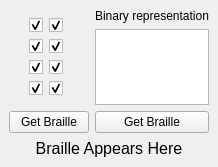
<?xml version="1.0" encoding="UTF-8"?>
<ui version="4.0">
 <class>MainWindow</class>
 <widget class="QMainWindow" name="MainWindow">
  <property name="geometry">
   <rect>
    <x>0</x>
    <y>0</y>
    <width>203</width>
    <height>162</height>
   </rect>
  </property>
  <property name="windowTitle">
   <string>MainWindow</string>
  </property>
  <widget class="QWidget" name="centralwidget">
   <layout class="QGridLayout" name="gridLayout_2">
    <item row="2" column="1">
     <widget class="QPushButton" name="binaryButton">
      <property name="text">
       <string>Get Braille</string>
      </property>
     </widget>
    </item>
    <item row="3" column="0" colspan="2">
     <widget class="QLabel" name="brailleOutput">
      <property name="sizePolicy">
       <sizepolicy hsizetype="Preferred" vsizetype="Preferred">
        <horstretch>0</horstretch>
        <verstretch>0</verstretch>
       </sizepolicy>
      </property>
      <property name="font">
       <font>
        <pointsize>12</pointsize>
       </font>
      </property>
      <property name="cursor">
       <cursorShape>IBeamCursor</cursorShape>
      </property>
      <property name="text">
       <string>Braille Appears Here</string>
      </property>
      <property name="alignment">
       <set>Qt::AlignCenter</set>
      </property>
      <property name="textInteractionFlags">
       <set>Qt::LinksAccessibleByMouse|Qt::TextSelectableByKeyboard|Qt::TextSelectableByMouse</set>
      </property>
     </widget>
    </item>
    <item row="2" column="0">
     <widget class="QPushButton" name="boxButton">
      <property name="text">
       <string>Get Braille</string>
      </property>
     </widget>
    </item>
    <item row="0" column="0" rowspan="2">
     <widget class="QWidget" name="widget" native="true">
      <property name="sizePolicy">
       <sizepolicy hsizetype="Fixed" vsizetype="Fixed">
        <horstretch>0</horstretch>
        <verstretch>0</verstretch>
       </sizepolicy>
      </property>
      <layout class="QGridLayout" name="gridLayout">
       <property name="leftMargin">
        <number>20</number>
       </property>
       <item row="0" column="1">
        <widget class="QCheckBox" name="checkBox_2">
         <property name="sizePolicy">
          <sizepolicy hsizetype="Fixed" vsizetype="Fixed">
           <horstretch>0</horstretch>
           <verstretch>0</verstretch>
          </sizepolicy>
         </property>
         <property name="text">
          <string/>
         </property>
         <property name="checked">
          <bool>true</bool>
         </property>
         <property name="tristate">
          <bool>false</bool>
         </property>
        </widget>
       </item>
       <item row="1" column="1">
        <widget class="QCheckBox" name="checkBox_4">
         <property name="sizePolicy">
          <sizepolicy hsizetype="Fixed" vsizetype="Fixed">
           <horstretch>0</horstretch>
           <verstretch>0</verstretch>
          </sizepolicy>
         </property>
         <property name="text">
          <string/>
         </property>
         <property name="checked">
          <bool>true</bool>
         </property>
         <property name="tristate">
          <bool>false</bool>
         </property>
        </widget>
       </item>
       <item row="2" column="0">
        <widget class="QCheckBox" name="checkBox_5">
         <property name="sizePolicy">
          <sizepolicy hsizetype="Fixed" vsizetype="Fixed">
           <horstretch>0</horstretch>
           <verstretch>0</verstretch>
          </sizepolicy>
         </property>
         <property name="text">
          <string/>
         </property>
         <property name="checked">
          <bool>true</bool>
         </property>
         <property name="tristate">
          <bool>false</bool>
         </property>
        </widget>
       </item>
       <item row="3" column="0">
        <widget class="QCheckBox" name="checkBox_7">
         <property name="sizePolicy">
          <sizepolicy hsizetype="Fixed" vsizetype="Fixed">
           <horstretch>0</horstretch>
           <verstretch>0</verstretch>
          </sizepolicy>
         </property>
         <property name="text">
          <string/>
         </property>
         <property name="checked">
          <bool>true</bool>
         </property>
         <property name="tristate">
          <bool>false</bool>
         </property>
        </widget>
       </item>
       <item row="0" column="0">
        <widget class="QCheckBox" name="checkBox_1">
         <property name="sizePolicy">
          <sizepolicy hsizetype="Fixed" vsizetype="Fixed">
           <horstretch>0</horstretch>
           <verstretch>0</verstretch>
          </sizepolicy>
         </property>
         <property name="text">
          <string/>
         </property>
         <property name="checked">
          <bool>true</bool>
         </property>
         <property name="tristate">
          <bool>false</bool>
         </property>
        </widget>
       </item>
       <item row="2" column="1">
        <widget class="QCheckBox" name="checkBox_6">
         <property name="sizePolicy">
          <sizepolicy hsizetype="Fixed" vsizetype="Fixed">
           <horstretch>0</horstretch>
           <verstretch>0</verstretch>
          </sizepolicy>
         </property>
         <property name="text">
          <string/>
         </property>
         <property name="checked">
          <bool>true</bool>
         </property>
         <property name="tristate">
          <bool>false</bool>
         </property>
        </widget>
       </item>
       <item row="1" column="0">
        <widget class="QCheckBox" name="checkBox_3">
         <property name="sizePolicy">
          <sizepolicy hsizetype="Fixed" vsizetype="Fixed">
           <horstretch>0</horstretch>
           <verstretch>0</verstretch>
          </sizepolicy>
         </property>
         <property name="text">
          <string/>
         </property>
         <property name="checked">
          <bool>true</bool>
         </property>
         <property name="tristate">
          <bool>false</bool>
         </property>
        </widget>
       </item>
       <item row="3" column="1">
        <widget class="QCheckBox" name="checkBox_8">
         <property name="sizePolicy">
          <sizepolicy hsizetype="Fixed" vsizetype="Fixed">
           <horstretch>0</horstretch>
           <verstretch>0</verstretch>
          </sizepolicy>
         </property>
         <property name="text">
          <string/>
         </property>
         <property name="checked">
          <bool>true</bool>
         </property>
         <property name="tristate">
          <bool>false</bool>
         </property>
        </widget>
       </item>
      </layout>
     </widget>
    </item>
    <item row="0" column="1">
     <widget class="QLabel" name="label">
      <property name="text">
       <string>Binary representation</string>
      </property>
     </widget>
    </item>
    <item row="1" column="1">
     <widget class="QTextEdit" name="textEdit">
      <property name="font">
       <font>
        <pointsize>9</pointsize>
       </font>
      </property>
      <property name="lineWrapMode">
       <enum>QTextEdit::FixedColumnWidth</enum>
      </property>
      <property name="lineWrapColumnOrWidth">
       <number>2</number>
      </property>
      <property name="html">
       <string>&lt;!DOCTYPE HTML PUBLIC &quot;-//W3C//DTD HTML 4.0//EN&quot; &quot;http://www.w3.org/TR/REC-html40/strict.dtd&quot;&gt;
&lt;html&gt;&lt;head&gt;&lt;meta name=&quot;qrichtext&quot; content=&quot;1&quot; /&gt;&lt;style type=&quot;text/css&quot;&gt;
p, li { white-space: pre-wrap; }
&lt;/style&gt;&lt;/head&gt;&lt;body style=&quot; font-family:'MS Shell Dlg 2'; font-size:9pt; font-weight:400; font-style:normal;&quot;&gt;
&lt;p align=&quot;center&quot; style=&quot;-qt-paragraph-type:empty; margin-top:0px; margin-bottom:0px; margin-left:0px; margin-right:0px; -qt-block-indent:0; text-indent:0px;&quot;&gt;&lt;br /&gt;&lt;/p&gt;&lt;/body&gt;&lt;/html&gt;</string>
      </property>
      <property name="acceptRichText">
       <bool>false</bool>
      </property>
     </widget>
    </item>
   </layout>
  </widget>
 </widget>
 <resources/>
 <connections/>
</ui>
